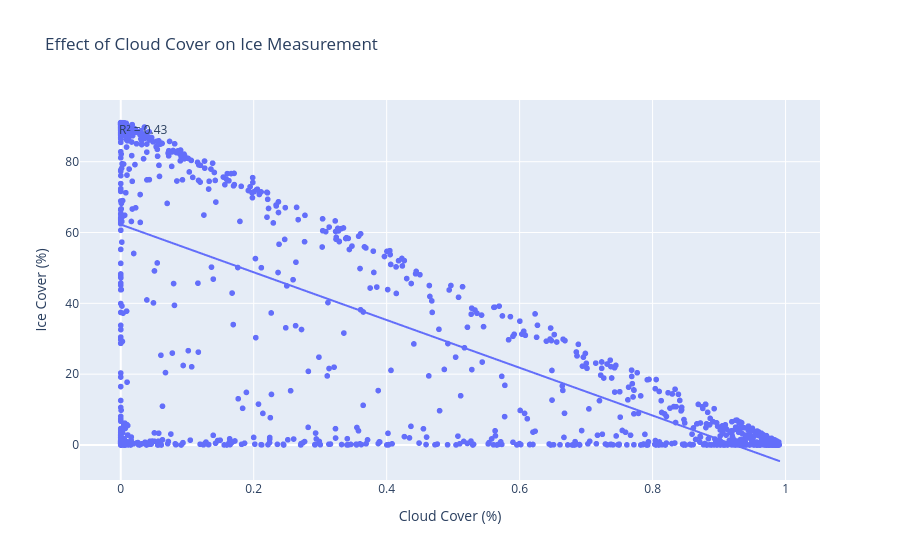

Notebook cell for this chart:
### Code cell
# %% [code]
# 4. Cloud Impact: Scatter of Cloud % vs. Measured Ice %
fig = px.scatter(
    df, x='cloud_pct', y=df['ice_pct']*100,
    trendline='ols',
    labels={'cloud_pct':'Cloud Cover (%)','y':'Ice Cover (%)'},
    title='Effect of Cloud Cover on Ice Measurement'
)
# annotate regression R²
results = px.get_trendline_results(fig).px_fit_results[0]
r2 = results.rsquared
fig.add_annotation(
    text=f"R² = {r2:.2f}", x=0.05, y=0.95, xref='paper', yref='paper',
    showarrow=False, font=dict(size=12)
)
fig.show()

### Figure 1 — Plotly figure (JSON) as saved in the notebook; plotly's stock layout.template omitted (floating-point values rounded to 4 significant figures; data arrays with more than 128 entries replaced by an {"elided": "..."} marker saying what was removed)
{"data": [{"hovertemplate": "Cloud Cover (%)=%{x}<br>Ice Cover (%)=%{y}<extra></extra>", "legendgroup": "", "marker": {"color": "#636efa", "symbol": "circle"}, "mode": "markers", "name": "", "showlegend": false, "type": "scattergl", "x": {"elided": "1500 float values"}, "xaxis": "x", "y": {"elided": "1500 float values"}, "yaxis": "y"}, {"hovertemplate": "<b>OLS trendline</b><br>y = -67.4228 * cloud_pct + 62.259<br>R<sup>2</sup>=0.425963<br><br>Cloud Cover (%)=%{x}<br>Ice Cover (%)=%{y} <b>(trend)</b><extra></extra>", "legendgroup": "", "marker": {"color": "#636efa", "symbol": "circle"}, "mode": "lines", "name": "", "showlegend": false, "type": "scattergl", "x": {"elided": "1500 float values"}, "xaxis": "x", "y": {"elided": "1500 float values"}, "yaxis": "y"}], "layout": {"annotations": [{"font": {"size": 12}, "showarrow": false, "text": "R² = 0.43", "x": 0.05, "xref": "paper", "y": 0.95, "yref": "paper"}], "legend": {"tracegroupgap": 0}, "title": {"text": "Effect of Cloud Cover on Ice Measurement"}, "xaxis": {"anchor": "y", "domain": [0, 1], "title": {"text": "Cloud Cover (%)"}}, "yaxis": {"anchor": "x", "domain": [0, 1], "title": {"text": "Ice Cover (%)"}}}}
